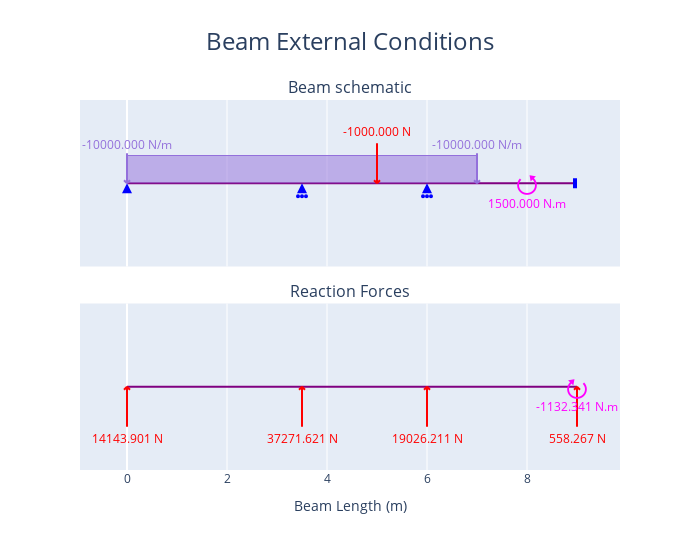
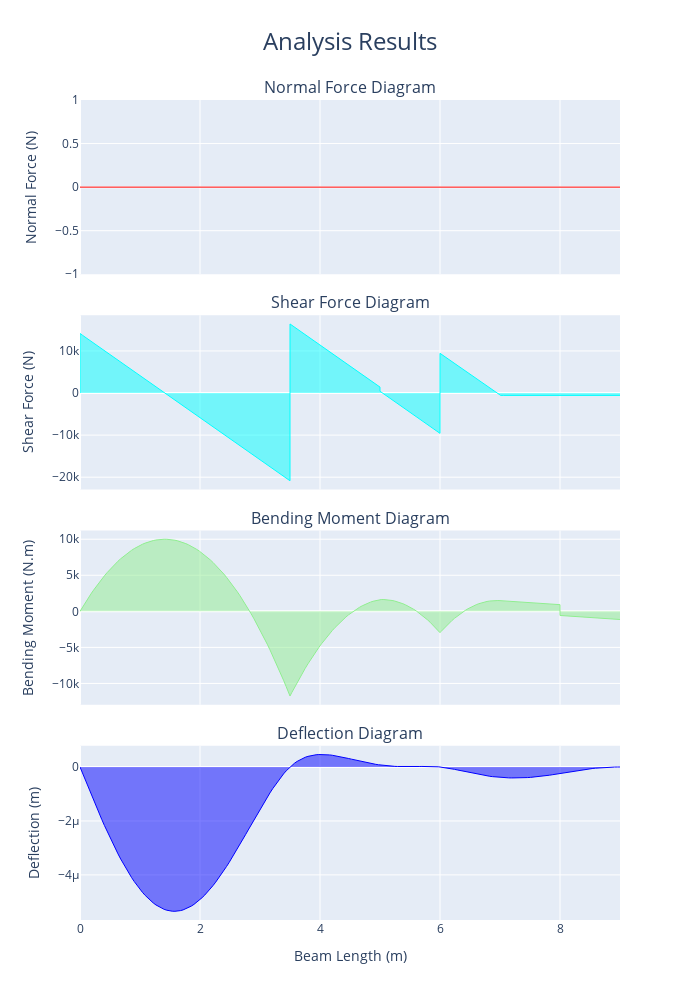

Notebook code cell kept with these figures, in order:
### Markdown cell above
### Plotting

### Code cell
fig_1 = beam.plot_beam_external()
fig_1.show()

fig_2 = beam.plot_beam_internal()
fig_2.show()

### Figure 1 — Plotly figure (JSON) as saved in the notebook; plotly's stock layout.template omitted (floating-point values rounded to 4 significant figures; data arrays with more than 128 entries replaced by an {"elided": "..."} marker saying what was removed)
{"data": [{"hoverinfo": "skip", "hovertemplate": "%{x} %{meta[0]}", "line": {"color": "purple", "width": 2}, "meta": ["m"], "mode": "lines", "name": "Beam_", "type": "scatter", "x": [0, 9], "xaxis": "x", "y": [0, 0], "yaxis": "y"}, {"hoverinfo": "skip", "hovertemplate": "x: %{x:.3f} %{meta[1]}<br>Fixed: %{meta[0]}", "marker": {"color": "blue", "size": 10, "symbol": "triangle-up"}, "meta": ["[1, 1, 0]", "m"], "mode": "markers", "name": "Support", "opacity": 0, "showlegend": false, "type": "scatter", "x": [0], "xaxis": "x", "y": [0], "yaxis": "y"}, {"fill": "toself", "hoverinfo": "skip", "marker": {"color": "blue", "size": 10, "symbol": "arrow-up"}, "mode": "markers", "name": "Support", "showlegend": false, "type": "scatter", "x": [0], "xaxis": "x", "y": [0], "yaxis": "y"}, {"hoverinfo": "skip", "hovertemplate": "x: %{x:.3f} %{meta[1]}<br>Fixed: %{meta[0]}", "marker": {"color": "blue", "size": 10, "symbol": "triangle-up"}, "meta": ["[0, 1, 0]", "m"], "mode": "markers", "name": "Support", "opacity": 0, "showlegend": false, "type": "scatter", "x": [3.5], "xaxis": "x", "y": [0], "yaxis": "y"}, {"fill": "toself", "hoverinfo": "skip", "marker": {"color": "blue", "size": 10, "symbol": "arrow-up"}, "mode": "markers", "name": "Support", "showlegend": false, "type": "scatter", "x": [3.5], "xaxis": "x", "y": [0], "yaxis": "y"}, {"hoverinfo": "skip", "hovertemplate": "x: %{x:.3f} %{meta[1]}<br>Fixed: %{meta[0]}", "marker": {"color": "blue", "size": 10, "symbol": "triangle-up"}, "meta": ["[0, 1, 0]", "m"], "mode": "markers", "name": "Support", "opacity": 0, "showlegend": false, "type": "scatter", "x": [6], "xaxis": "x", "y": [0], "yaxis": "y"}, {"fill": "toself", "hoverinfo": "skip", "marker": {"color": "blue", "size": 10, "symbol": "arrow-up"}, "mode": "markers", "name": "Support", "showlegend": false, "type": "scatter", "x": [6], "xaxis": "x", "y": [0], "yaxis": "y"}, {"hoverinfo": "skip", "hovertemplate": "x: %{x:.3f} %{meta[1]}<br>Fixed: %{meta[0]}", "marker": {"color": "blue", "size": 10, "symbol": "triangle-up"}, "meta": ["[1, 1, 1]", "m"], "mode": "markers", "name": "Support", "opacity": 0, "showlegend": false, "type": "scatter", "x": [9], "xaxis": "x", "y": [0], "yaxis": "y"}, {"hoverinfo": "skip", "hovertemplate": "x: %{meta[1]:.3f} %{meta[2]}<br>Force: %{meta[0]:.3f} %{meta[3]}            <br>Angle: %{meta[5]:.3f} deg", "marker": {"color": "red", "size": 10, "symbol": "triangle-up"}, "meta": [-1000, 5, "m", "N", "N.m", 90], "mode": "markers", "name": "Point<br>Load", "opacity": 0, "showlegend": false, "type": "scatter", "x": [5], "xaxis": "x", "y": [0], "yaxis": "y"}, {"fill": "tozeroy", "hoverinfo": "skip", "hovertemplate": "", "line": {"color": "mediumpurple", "width": 1}, "mode": "lines", "name": "Distributed<br>Load", "type": "scatter", "x": {"elided": "701 float values"}, "xaxis": "x", "y": {"elided": "701 int values"}, "yaxis": "y"}, {"hoverinfo": "skip", "hovertemplate": "x: %{meta[0]:.3f} %{meta[3]}<br>Force: %{meta[1]:.3f} %{meta[4]}        <br>Angle: %{meta[2]:.3f} deg", "marker": {"color": "mediumpurple", "size": 10, "symbol": "triangle-up"}, "meta": [0, -10000, 90, "m", "N/m"], "mode": "markers", "name": "Distributed<br>Load", "opacity": 0, "showlegend": false, "type": "scatter", "x": [0], "xaxis": "x", "y": [0], "yaxis": "y"}, {"hoverinfo": "skip", "hovertemplate": "x: %{meta[0]:.3f} %{meta[3]}<br>Force: %{meta[1]:.3f} %{meta[4]}        <br>Angle: %{meta[2]:.3f} deg", "marker": {"color": "mediumpurple", "size": 10, "symbol": "triangle-up"}, "meta": [7, -10000, 90, "m", "N/m"], "mode": "markers", "name": "Distributed<br>Load", "opacity": 0, "showlegend": false, "type": "scatter", "x": [7], "xaxis": "x", "y": [0], "yaxis": "y"}, {"hoverinfo": "skip", "hovertemplate": "x: %{meta[1]:.3f} %{meta[2]}<br>Moment: %{meta[0]:.3f} %{meta[4]}", "marker": {"color": "magenta", "size": 10, "symbol": "triangle-up"}, "meta": [1500, 8, "m", "N", "N.m"], "mode": "markers", "name": "Point<br>Torque", "opacity": 0, "showlegend": false, "type": "scatter", "x": [8], "xaxis": "x", "y": [0], "yaxis": "y"}, {"hoverinfo": "skip", "hovertemplate": "%{x}", "line": {"color": "purple", "width": 2}, "mode": "lines", "name": "Beam", "type": "scatter", "x": [0, 9], "xaxis": "x2", "y": [0, 0], "yaxis": "y2"}, {"hoverinfo": "skip", "hovertemplate": "Reactions<br>x coord: %{x:.3f} %{meta[3]}<br>y: %{meta[1]:.3f} %{meta[4]}", "marker": {"color": "red", "size": 10, "symbol": "triangle-up"}, "meta": [0, 14140.0, 0, "m", "N", "N.m"], "mode": "markers", "name": "Reaction", "opacity": 0, "showlegend": false, "type": "scatter", "x": [0], "xaxis": "x2", "y": [0], "yaxis": "y2"}, {"hoverinfo": "skip", "hovertemplate": "Reactions<br>x coord: %{x:.3f} %{meta[3]}<br>y: %{meta[1]:.3f} %{meta[4]}", "marker": {"color": "red", "size": 10, "symbol": "triangle-up"}, "meta": [0, 37270.0, 0, "m", "N", "N.m"], "mode": "markers", "name": "Reaction", "opacity": 0, "showlegend": false, "type": "scatter", "x": [3.5], "xaxis": "x2", "y": [0], "yaxis": "y2"}, {"hoverinfo": "skip", "hovertemplate": "Reactions<br>x coord: %{x:.3f} %{meta[3]}<br>y: %{meta[1]:.3f} %{meta[4]}", "marker": {"color": "red", "size": 10, "symbol": "triangle-up"}, "meta": [0, 19030.0, 0, "m", "N", "N.m"], "mode": "markers", "name": "Reaction", "opacity": 0, "showlegend": false, "type": "scatter", "x": [6], "xaxis": "x2", "y": [0], "yaxis": "y2"}, {"hoverinfo": "skip", "hovertemplate": "Reactions<br>x coord: %{x:.3f} %{meta[3]}<br>y: %{meta[1]:.3f} %{meta[4]}<br>m: %{meta[2]:.3f} %{meta[5]}", "marker": {"color": "red", "size": 10, "symbol": "triangle-up"}, "meta": [0, 558.3, -1132.0, "m", "N", "N.m"], "mode": "markers", "name": "Reaction", "opacity": 0, "showlegend": false, "type": "scatter", "x": [9], "xaxis": "x2", "y": [0], "yaxis": "y2"}], "layout": {"annotations": [{"font": {"size": 16}, "showarrow": false, "text": "Beam schematic", "x": 0.5, "xanchor": "center", "xref": "paper", "y": 1, "yanchor": "bottom", "yref": "paper"}, {"font": {"size": 16}, "showarrow": false, "text": "Reaction Forces", "x": 0.5, "xanchor": "center", "xref": "paper", "y": 0.45, "yanchor": "bottom", "yref": "paper"}, {"font": {"color": "red"}, "showarrow": false, "text": "-1000.000 N", "x": 5, "xref": "x", "xshift": 0, "y": 0, "yref": "y", "yshift": 52}, {"font": {"color": "mediumpurple"}, "showarrow": false, "text": "-10000.000 N/m", "x": 0, "xref": "x", "xshift": 0, "y": 0, "yref": "y", "yshift": 39}, {"font": {"color": "mediumpurple"}, "showarrow": false, "text": "-10000.000 N/m", "x": 7, "xref": "x", "xshift": 0, "y": 0, "yref": "y", "yshift": 39}, {"font": {"color": "magenta", "size": 26}, "showarrow": false, "text": "⭯", "x": 8, "xref": "x", "y": 0, "yref": "y", "yshift": 0}, {"font": {"color": "magenta"}, "showarrow": false, "text": "1500.000 N.m", "x": 8, "xref": "x", "y": 0, "yref": "y", "yshift": -20}, {"font": {"color": "red"}, "showarrow": false, "text": "14143.901 N", "x": 0, "xref": "x2", "xshift": 0, "y": 0, "yref": "y2", "yshift": -52}, {"font": {"color": "red"}, "showarrow": false, "text": "37271.621 N", "x": 3.5, "xref": "x2", "xshift": 0, "y": 0, "yref": "y2", "yshift": -52}, {"font": {"color": "red"}, "showarrow": false, "text": "19026.211 N", "x": 6, "xref": "x2", "xshift": 0, "y": 0, "yref": "y2", "yshift": -52}, {"font": {"color": "red"}, "showarrow": false, "text": "558.267 N", "x": 9, "xref": "x2", "xshift": 0, "y": 0, "yref": "y2", "yshift": -52}, {"font": {"color": "magenta", "size": 26}, "showarrow": false, "text": "⭮", "x": 9, "xref": "x2", "y": 0, "yref": "y2", "yshift": 0}, {"font": {"color": "magenta"}, "showarrow": false, "text": "-1132.341 N.m", "x": 9, "xref": "x2", "y": 0, "yref": "y2", "yshift": -20}], "height": 550, "hovermode": "x", "shapes": [{"fillcolor": "blue", "line": {"color": "blue"}, "type": "circle", "x0": -1, "x1": 1, "xanchor": 3.5, "xref": "x", "xsizemode": "pixel", "y0": -14, "y1": -12, "yanchor": 0, "yref": "y", "ysizemode": "pixel"}, {"fillcolor": "blue", "line": {"color": "blue"}, "type": "circle", "x0": -5, "x1": -3, "xanchor": 3.5, "xref": "x", "xsizemode": "pixel", "y0": -14, "y1": -12, "yanchor": 0, "yref": "y", "ysizemode": "pixel"}, {"fillcolor": "blue", "line": {"color": "blue"}, "type": "circle", "x0": 3, "x1": 5, "xanchor": 3.5, "xref": "x", "xsizemode": "pixel", "y0": -14, "y1": -12, "yanchor": 0, "yref": "y", "ysizemode": "pixel"}, {"fillcolor": "blue", "line": {"color": "blue"}, "type": "circle", "x0": -1, "x1": 1, "xanchor": 6, "xref": "x", "xsizemode": "pixel", "y0": -14, "y1": -12, "yanchor": 0, "yref": "y", "ysizemode": "pixel"}, {"fillcolor": "blue", "line": {"color": "blue"}, "type": "circle", "x0": -5, "x1": -3, "xanchor": 6, "xref": "x", "xsizemode": "pixel", "y0": -14, "y1": -12, "yanchor": 0, "yref": "y", "ysizemode": "pixel"}, {"fillcolor": "blue", "line": {"color": "blue"}, "type": "circle", "x0": 3, "x1": 5, "xanchor": 6, "xref": "x", "xsizemode": "pixel", "y0": -14, "y1": -12, "yanchor": 0, "yref": "y", "ysizemode": "pixel"}, {"fillcolor": "blue", "line": {"color": "blue", "width": 4}, "type": "rect", "x0": -2, "x1": -2, "xanchor": 9, "xref": "x", "xsizemode": "pixel", "y0": -5, "y1": 5, "yanchor": 0, "yref": "y", "ysizemode": "pixel"}, {"line": {"color": "red", "width": 2}, "type": "line", "x0": 0, "x1": -3, "xanchor": 5, "xref": "x", "xsizemode": "pixel", "y0": 0, "y1": 3, "yanchor": 0, "yref": "y", "ysizemode": "pixel"}, {"line": {"color": "red", "width": 2}, "type": "line", "x0": 0, "x1": 3, "xanchor": 5, "xref": "x", "xsizemode": "pixel", "y0": 0, "y1": 3, "yanchor": 0, "yref": "y", "ysizemode": "pixel"}, {"line": {"color": "red", "width": 2}, "type": "line", "x0": 0, "x1": 0, "xanchor": 5, "xref": "x", "xsizemode": "pixel", "y0": 0, "y1": 40, "yanchor": 0, "yref": "y", "ysizemode": "pixel"}, {"line": {"color": "mediumpurple", "width": 2}, "type": "line", "x0": 0, "x1": -3, "xanchor": 0, "xref": "x", "xsizemode": "pixel", "y0": 0, "y1": 3, "yanchor": 0, "yref": "y", "ysizemode": "pixel"}, {"line": {"color": "mediumpurple", "width": 2}, "type": "line", "x0": 0, "x1": 3, "xanchor": 0, "xref": "x", "xsizemode": "pixel", "y0": 0, "y1": 3, "yanchor": 0, "yref": "y", "ysizemode": "pixel"}, {"line": {"color": "mediumpurple", "width": 2}, "type": "line", "x0": 0, "x1": 0, "xanchor": 0, "xref": "x", "xsizemode": "pixel", "y0": 0, "y1": 30, "yanchor": 0, "yref": "y", "ysizemode": "pixel"}, {"line": {"color": "mediumpurple", "width": 2}, "type": "line", "x0": 0, "x1": -3, "xanchor": 7, "xref": "x", "xsizemode": "pixel", "y0": 0, "y1": 3, "yanchor": 0, "yref": "y", "ysizemode": "pixel"}, {"line": {"color": "mediumpurple", "width": 2}, "type": "line", "x0": 0, "x1": 3, "xanchor": 7, "xref": "x", "xsizemode": "pixel", "y0": 0, "y1": 3, "yanchor": 0, "yref": "y", "ysizemode": "pixel"}, {"line": {"color": "mediumpurple", "width": 2}, "type": "line", "x0": 0, "x1": 0, "xanchor": 7, "xref": "x", "xsizemode": "pixel", "y0": 0, "y1": 30, "yanchor": 0, "yref": "y", "ysizemode": "pixel"}, {"line": {"color": "red", "width": 2}, "type": "line", "x0": 0, "x1": 3, "xanchor": 0, "xref": "x2", "xsizemode": "pixel", "y0": 0, "y1": -3, "yanchor": 0, "yref": "y2", "ysizemode": "pixel"}, {"line": {"color": "red", "width": 2}, "type": "line", "x0": 0, "x1": -3, "xanchor": 0, "xref": "x2", "xsizemode": "pixel", "y0": 0, "y1": -3, "yanchor": 0, "yref": "y2", "ysizemode": "pixel"}, {"line": {"color": "red", "width": 2}, "type": "line", "x0": 0, "x1": 0, "xanchor": 0, "xref": "x2", "xsizemode": "pixel", "y0": 0, "y1": -40, "yanchor": 0, "yref": "y2", "ysizemode": "pixel"}, {"line": {"color": "red", "width": 2}, "type": "line", "x0": 0, "x1": 3, "xanchor": 3.5, "xref": "x2", "xsizemode": "pixel", "y0": 0, "y1": -3, "yanchor": 0, "yref": "y2", "ysizemode": "pixel"}, {"line": {"color": "red", "width": 2}, "type": "line", "x0": 0, "x1": -3, "xanchor": 3.5, "xref": "x2", "xsizemode": "pixel", "y0": 0, "y1": -3, "yanchor": 0, "yref": "y2", "ysizemode": "pixel"}, {"line": {"color": "red", "width": 2}, "type": "line", "x0": 0, "x1": 0, "xanchor": 3.5, "xref": "x2", "xsizemode": "pixel", "y0": 0, "y1": -40, "yanchor": 0, "yref": "y2", "ysizemode": "pixel"}, {"line": {"color": "red", "width": 2}, "type": "line", "x0": 0, "x1": 3, "xanchor": 6, "xref": "x2", "xsizemode": "pixel", "y0": 0, "y1": -3, "yanchor": 0, "yref": "y2", "ysizemode": "pixel"}, {"line": {"color": "red", "width": 2}, "type": "line", "x0": 0, "x1": -3, "xanchor": 6, "xref": "x2", "xsizemode": "pixel", "y0": 0, "y1": -3, "yanchor": 0, "yref": "y2", "ysizemode": "pixel"}, {"line": {"color": "red", "width": 2}, "type": "line", "x0": 0, "x1": 0, "xanchor": 6, "xref": "x2", "xsizemode": "pixel", "y0": 0, "y1": -40, "yanchor": 0, "yref": "y2", "ysizemode": "pixel"}, {"line": {"color": "red", "width": 2}, "type": "line", "x0": 0, "x1": 3, "xanchor": 9, "xref": "x2", "xsizemode": "pixel", "y0": 0, "y1": -3, "yanchor": 0, "yref": "y2", "ysizemode": "pixel"}, {"line": {"color": "red", "width": 2}, "type": "line", "x0": 0, "x1": -3, "xanchor": 9, "xref": "x2", "xsizemode": "pixel", "y0": 0, "y1": -3, "yanchor": 0, "yref": "y2", "ysizemode": "pixel"}, {"line": {"color": "red", "width": 2}, "type": "line", "x0": 0, "x1": 0, "xanchor": 9, "xref": "x2", "xsizemode": "pixel", "y0": 0, "y1": -40, "yanchor": 0, "yref": "y2", "ysizemode": "pixel"}], "showlegend": false, "title": {"font": {"size": 24}, "text": "Beam External Conditions", "x": 0.5}, "width": 700, "xaxis": {"anchor": "y", "autorange": true, "domain": [0, 1], "matches": "x2", "range": [-1.075, 9.983], "showticklabels": false, "type": "linear"}, "xaxis2": {"anchor": "y2", "autorange": true, "domain": [0, 1], "range": [-1.075, 9.983], "title": {"text": "Beam Length (m)"}, "type": "linear"}, "yaxis": {"anchor": "x", "domain": [0.55, 1], "fixedrange": true, "range": [-3, 3], "type": "linear", "visible": false}, "yaxis2": {"anchor": "x2", "domain": [0, 0.45], "fixedrange": true, "range": [-3, 3], "type": "linear", "visible": false}}}

### Figure 2 — Plotly figure (JSON) as saved in the notebook; plotly's stock layout.template omitted (floating-point values rounded to 4 significant figures; data arrays with more than 128 entries replaced by an {"elided": "..."} marker saying what was removed)
{"data": [{"fill": "tozeroy", "hovertemplate": "x: %{x:.3f} %{meta[0]}<br>f(x): %{y:.3f} %{meta[1]}", "line": {"color": "red", "width": 1}, "meta": ["m", "N"], "mode": "lines", "name": "Normal Force", "type": "scatter", "x": {"elided": "212 float values"}, "xaxis": "x", "y": {"elided": "212 int values"}, "yaxis": "y"}, {"fill": "tozeroy", "hovertemplate": "x: %{x:.3f} %{meta[0]}<br>f(x): %{y:.3f} %{meta[1]}", "line": {"color": "aqua", "width": 1}, "meta": ["m", "N"], "mode": "lines", "name": "Shear Force", "type": "scatter", "x": {"elided": "212 float values"}, "xaxis": "x2", "y": {"elided": "212 float values"}, "yaxis": "y2"}, {"fill": "tozeroy", "hovertemplate": "x: %{x:.3f} %{meta[0]}<br>f(x): %{y:.3f} %{meta[1]}", "line": {"color": "lightgreen", "width": 1}, "meta": ["m", "N.m"], "mode": "lines", "name": "Bending Moment", "type": "scatter", "x": {"elided": "212 float values"}, "xaxis": "x3", "y": {"elided": "212 float values"}, "yaxis": "y3"}, {"fill": "tozeroy", "hovertemplate": "x: %{x:.3f} %{meta[0]}<br>f(x): %{y:.3f} %{meta[1]}", "line": {"color": "blue", "width": 1}, "meta": ["m", "m"], "mode": "lines", "name": "Deflection", "type": "scatter", "x": {"elided": "212 float values"}, "xaxis": "x4", "y": {"elided": "212 float values"}, "yaxis": "y4"}], "layout": {"annotations": [{"font": {"size": 16}, "showarrow": false, "text": "Normal Force Diagram", "x": 0.5, "xanchor": "center", "xref": "paper", "y": 1, "yanchor": "bottom", "yref": "paper"}, {"font": {"size": 16}, "showarrow": false, "text": "Shear Force Diagram", "x": 0.5, "xanchor": "center", "xref": "paper", "y": 0.7375, "yanchor": "bottom", "yref": "paper"}, {"font": {"size": 16}, "showarrow": false, "text": "Bending Moment Diagram", "x": 0.5, "xanchor": "center", "xref": "paper", "y": 0.475, "yanchor": "bottom", "yref": "paper"}, {"font": {"size": 16}, "showarrow": false, "text": "Deflection Diagram", "x": 0.5, "xanchor": "center", "xref": "paper", "y": 0.2125, "yanchor": "bottom", "yref": "paper"}], "height": 1000, "showlegend": false, "title": {"font": {"size": 24}, "text": "Analysis Results", "x": 0.5}, "width": 700, "xaxis": {"anchor": "y", "autorange": true, "domain": [0, 1], "matches": "x4", "range": [0, 9], "showticklabels": false, "type": "linear"}, "xaxis2": {"anchor": "y2", "autorange": true, "domain": [0, 1], "matches": "x4", "range": [0, 9], "showticklabels": false, "type": "linear"}, "xaxis3": {"anchor": "y3", "autorange": true, "domain": [0, 1], "matches": "x4", "range": [0, 9], "showticklabels": false, "type": "linear"}, "xaxis4": {"anchor": "y4", "autorange": true, "domain": [0, 1], "range": [0, 9], "title": {"text": "Beam Length (m)"}, "type": "linear"}, "yaxis": {"anchor": "x", "autorange": true, "domain": [0.7875, 1], "range": [-1, 1], "title": {"text": "Normal Force (N)"}, "type": "linear"}, "yaxis2": {"anchor": "x2", "autorange": true, "domain": [0.525, 0.7375], "range": [-22930.0, 18490.0], "title": {"text": "Shear Force (N)"}, "type": "linear"}, "yaxis3": {"anchor": "x3", "autorange": true, "domain": [0.2625, 0.475], "range": [-12950.0, 11210.0], "title": {"text": "Bending Moment (N.m)"}, "type": "linear"}, "yaxis4": {"anchor": "x4", "autorange": true, "domain": [0, 0.2125], "range": [-5.672e-06, 7.879e-07], "title": {"text": "Deflection (m)"}, "type": "linear"}}}
